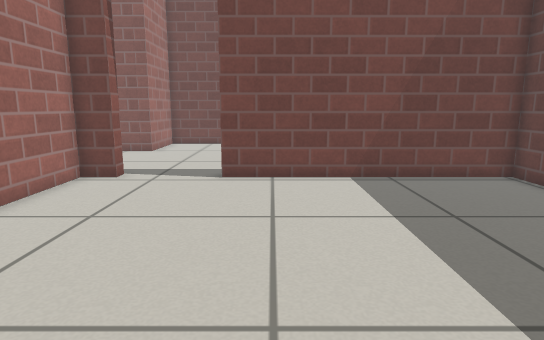
[1] (above)

20 first-person views from a walk through a world built for the Gazebo simulator. The camera is 0.59 m above the floor, tilts 10° down and sees 75° across. The floor is counted in squares, 0.25 m on a side. Each view is taken from the middle of a square. On the plan, view 1 faces up. The plan holds only what a view shows up to about 20 squares ahead; the rest is blank. Robots are left out. Gazebo's built-in surfaces are drawn with simple patterns.

[2]
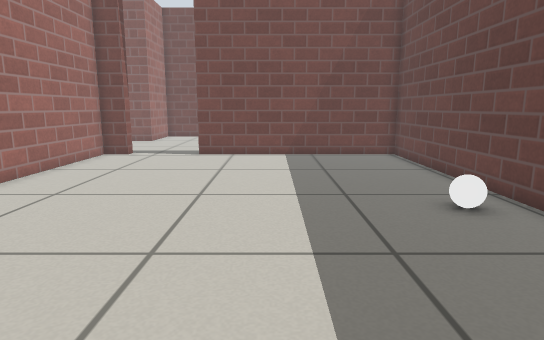

[3]
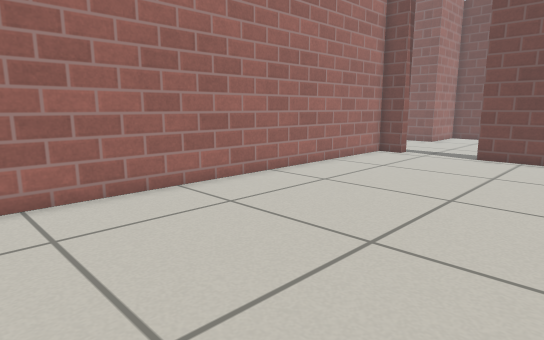

[4]
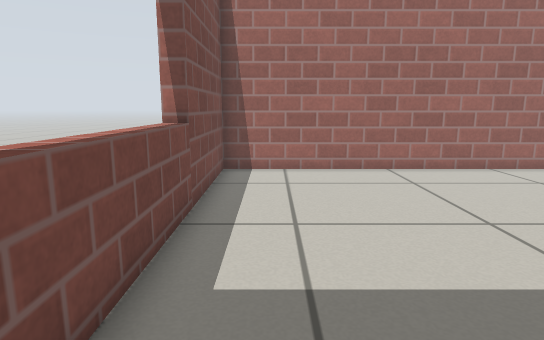

[5]
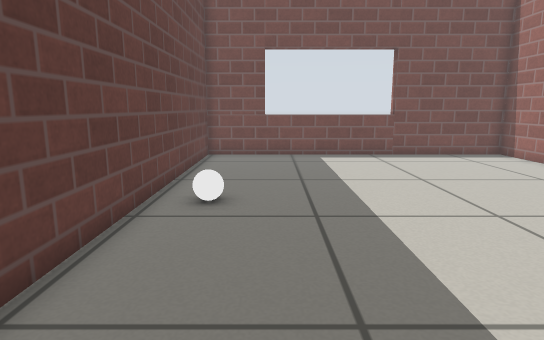

[6]
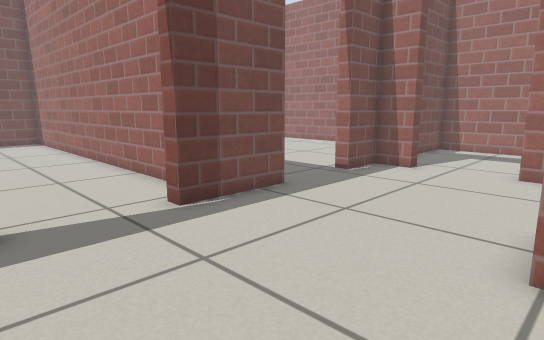

[7]
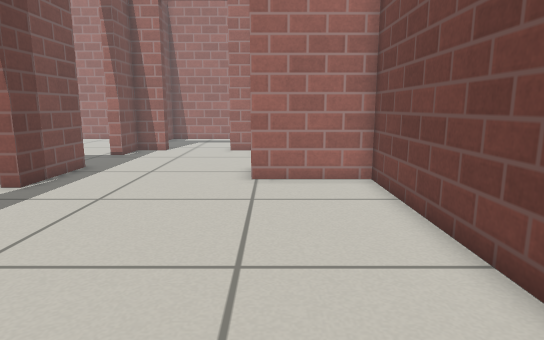

[8]
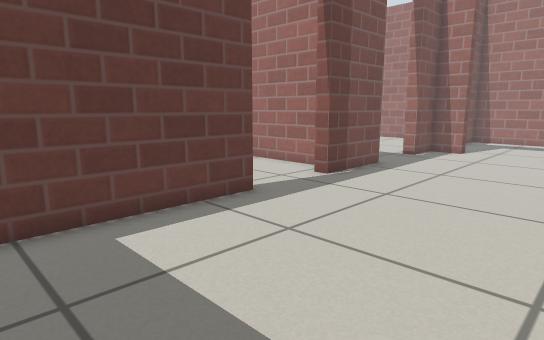

[9]
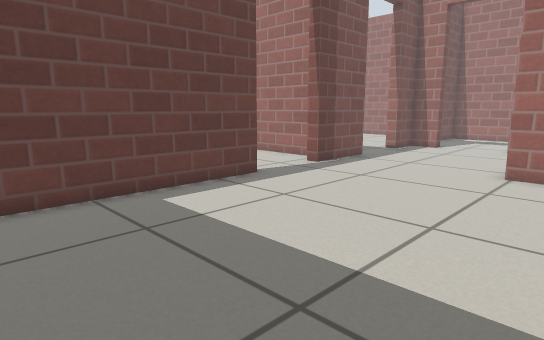

[10]
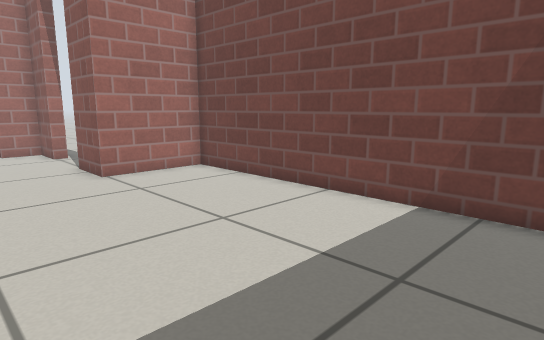

[11]
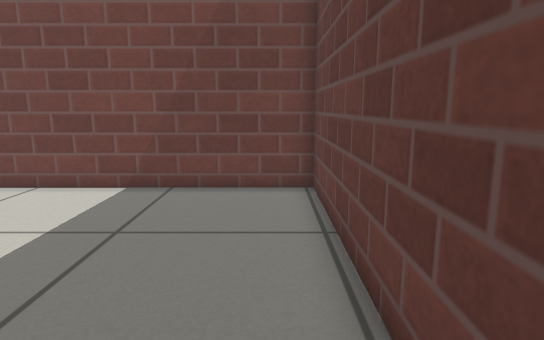

[12]
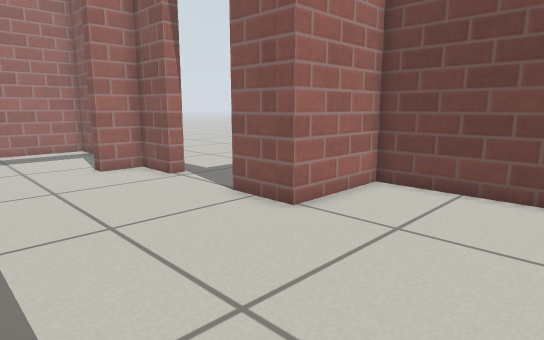

[13]
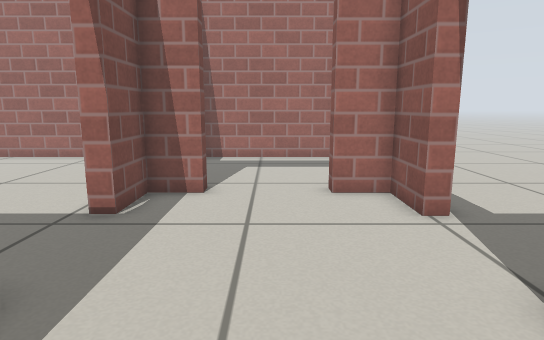

[14]
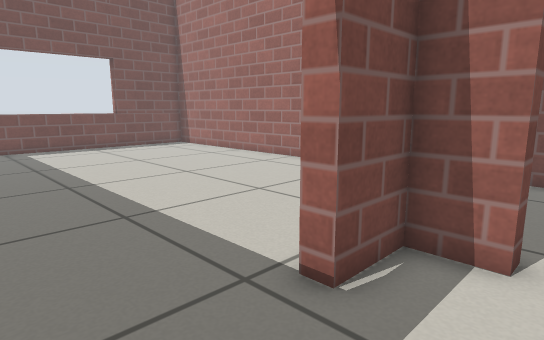

[15]
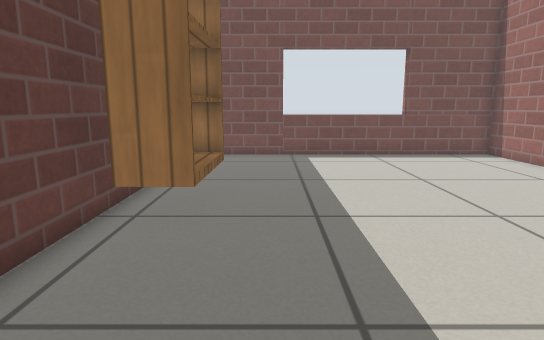

[16]
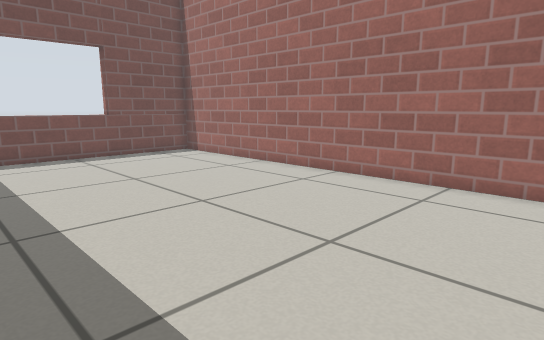

[17]
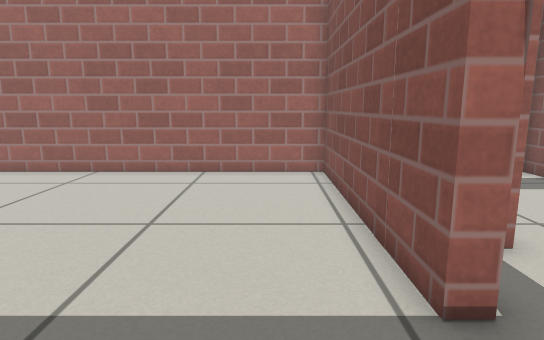

[18]
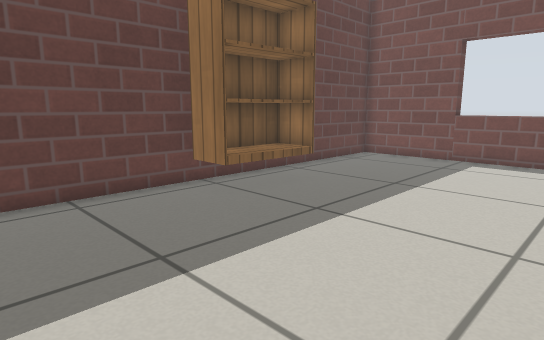

[19]
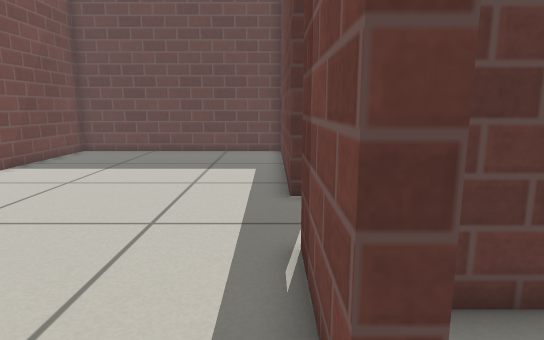

[20]
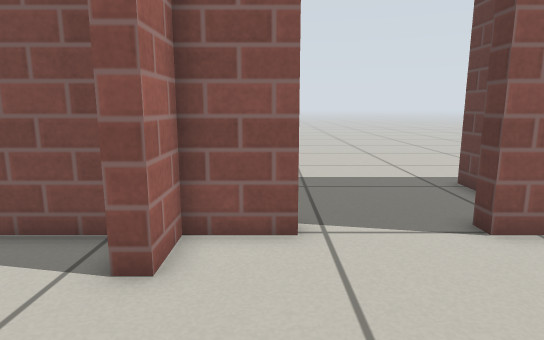

### Floor plan
Points are (right, up) in squares from view 1. A wall is a line through its corners. A room is listed if a view was taken in it or the views show most of it. See-through windows are left out.
Room 1 (views 1, 2, 3, 4, 5)
walls: (-5.3, 11.9) (-6.6, 11.9) (-6.6, -6.9) (8.2, -6.9) (8.2, 11.9) (-1.7, 11.9)
ways out: open door at (-3.5, 12) to room 2
objects: white ball (6, 2) to (7, 2)
Room 2 (views 6, 7, 8, 9, 10, 11, 12, 13, 14, 19, 20)
walls: (-1.7, 12.5) (8.2, 12.5) (8.2, 23.3) (-6.6, 23.3) (-6.6, 19.3) (-9, 19.3); (-9, 12.5) (-5.3, 12.5); (-12.6, 19.3) (-14.7, 19.3) (-14.7, 17.7); (-14.7, 14.1) (-14.7, 12.5) (-12.6, 12.5)
ways out: open door at (-3.5, 12) to room 1; open door at (-10.5, 12) to room 3; open door at (-15, 15.5) to room 4; open door at (-10.7, 19.6)
Room 3 (views 15, 16, 17, 18)
walls: (-12.6, 11.9) (-22, 11.9) (-22, -6.9) (-7.2, -6.9) (-7.2, 11)
ways out: open door at (-10.5, 12) to room 2
objects: bookshelf (-9, 1) to (-8, 4)
Room 4 (no view inside)
walls: (-20.2, 19.3) (-22, 19.3) (-22, 12.5) (-19, 12.5); (-16, 19.3) (-18.1, 19.3)
ways out: open door at (-15, 15.5) to room 2

Where each view was taken, in squares from view 1:
view 1: 0 up, 0 right, facing up
view 2: 6 down, 2 right, facing up
view 3: 6 down, 3 right, facing up-left
view 4: 5 down, 7 right, facing left
view 5: 11 up, 5 right, facing down
view 6: 20 up, 1 left, facing down-left
view 7: 20 up, 5 right, facing left
view 8: 20 up, 5 right, facing down-left
view 9: 22 up, 7 right, facing down-left
view 10: 15 up, 6 right, facing up-left
view 11: 13 up, 7 right, facing up
view 12: 13 up, 1 left, facing up-left
view 13: 16 up, 5 left, facing left
view 14: 15 up, 9 left, facing down-left
view 15: 11 up, 11 left, facing down
view 16: 11 up, 11 left, facing down-left
view 17: 10 up, 9 left, facing left
view 18: 10 up, 17 left, facing down-right
view 19: 13 up, 11 left, facing right
view 20: 13 up, 13 left, facing up
